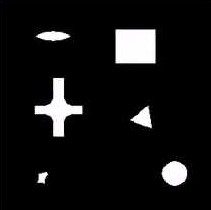
%> input picture open3.jpg, 211 x 210 px
$ octave dilationErosion.m   (GNU Octave 9; MATLAB toolbox functions it lacks are replaced by stand-ins)
%> lines starting %> are read from the running program, lines starting %| are printed output that depends on the picture
%% Erossion Operation on Imgae
img = imread("open3.jpg");
%> img is the input picture: size 210x211x3 uint8; mean R, G, B 19.7, 19.6, 19.7
se = ones(20,20);
imgErosion = imerode(img, se);
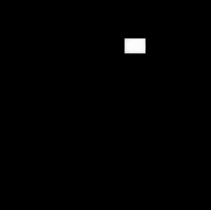
%> imgErosion: size 210x211x3 uint8; mean R, G, B 1.8, 1.7, 1.8
figure;
subplot(2,2,1);
imshow(img);
title("Original Image");
subplot(2,2,2);
imshow(imgErosion);
title("Image after Erossion");

%% Dilation Operation on an Image
img2 = imread("open3.jpg");
se = ones(15, 15);
img2Dilate = imdilate(img2, se);
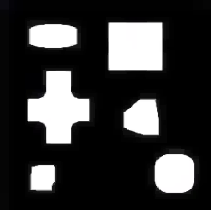
%> img2Dilate: size 210x211x3 uint8; mean R, G, B 55.4, 55.4, 55.5
subplot(2,2,3);
imshow(img2);
title("Original Image");
subplot(2,2,4);
imshow(img2Dilate);
title("Image after Dilation");
%% Program initialization
clear all
close all
warning off

$ run again, with open1.jpg copied over open3.jpg
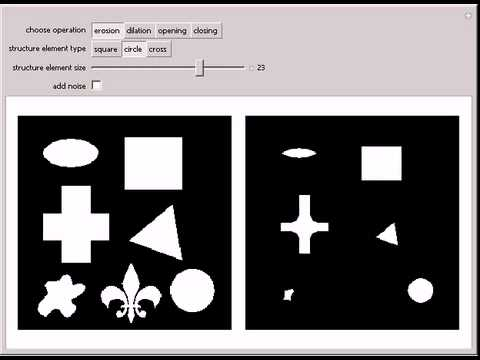
%> input picture open1.jpg, 480 x 360 px
%> img is the input picture: size 360x480x3 uint8; mean R, G, B 123.6, 120.6, 121.8
%> `imgErosion = imerode(img, se);`:
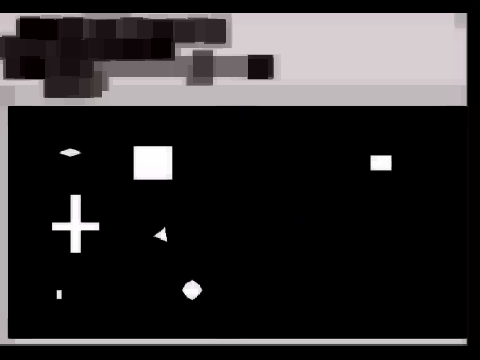
%> imgErosion: size 360x480x3 uint8; mean R, G, B 47, 44.7, 45.5
%> `img2Dilate = imdilate(img2, se);`:
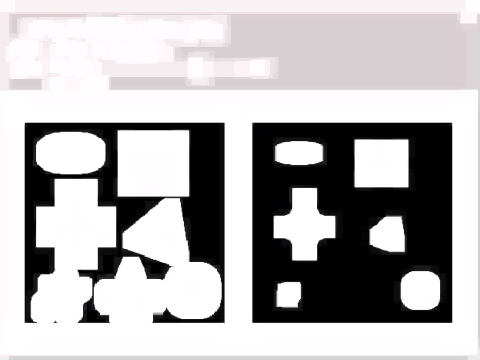
%> img2Dilate: size 360x480x3 uint8; mean R, G, B 182.3, 180, 181
